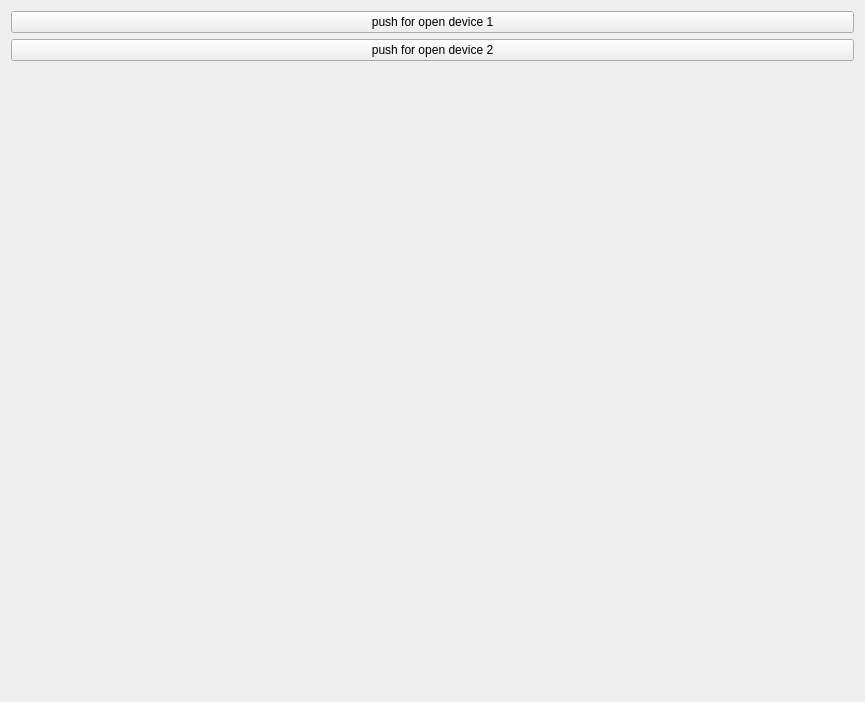
<?xml version="1.0" encoding="UTF-8"?>
<ui version="4.0">
 <class>Form</class>
 <widget class="QWidget" name="Form">
  <property name="geometry">
   <rect>
    <x>0</x>
    <y>0</y>
    <width>865</width>
    <height>702</height>
   </rect>
  </property>
  <property name="windowTitle">
   <string>Form</string>
  </property>
  <layout class="QVBoxLayout" name="verticalLayout">
   <item>
    <widget class="QPushButton" name="pushButton_device1">
     <property name="text">
      <string>push for open device 1</string>
     </property>
    </widget>
   </item>
   <item>
    <widget class="QPushButton" name="pushButton_device2">
     <property name="text">
      <string>push for open device 2</string>
     </property>
    </widget>
   </item>
   <item>
    <widget class="CEmbeddedDisplay" name="CEmbeddedDisplay">
     <property name="filename" stdset="0">
      <string>main_1.py</string>
     </property>
    </widget>
   </item>
  </layout>
 </widget>
 <customwidgets>
  <customwidget>
   <class>PyDMEmbeddedDisplay</class>
   <extends>QFrame</extends>
   <header>pydm.widgets.embedded_display</header>
  </customwidget>
  <customwidget>
   <class>CEmbeddedDisplay</class>
   <extends>PyDMEmbeddedDisplay</extends>
   <header>comrad.widgets.containers</header>
  </customwidget>
 </customwidgets>
 <resources/>
 <connections>
  <connection>
   <sender>pushButton_device1</sender>
   <signal>clicked()</signal>
   <receiver>CEmbeddedDisplay</receiver>
   <slot>hide()</slot>
   <hints>
    <hint type="sourcelabel">
     <x>432</x>
     <y>20</y>
    </hint>
    <hint type="destinationlabel">
     <x>432</x>
     <y>379</y>
    </hint>
   </hints>
  </connection>
 </connections>
</ui>
